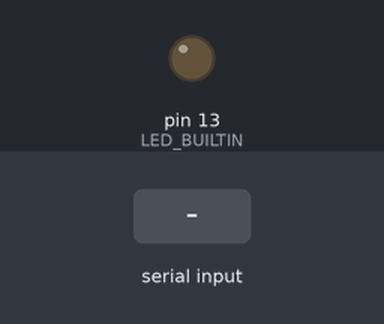
Bench run of a sketch on a simulated Arduino Uno, built with avr-gcc and run on an emulated ATmega328P. Parts: output pins drawn as LEDs (lit = HIGH). The inputs (shaded band) are chosen by the test bench.

Above: at 1.2 s.
1.3 s: "N" received over Serial
At 2.4 s:
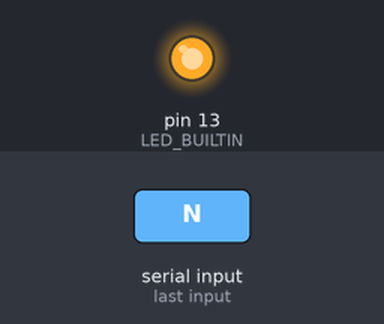
2.8 s: "1" received over Serial
At 3.5 s:
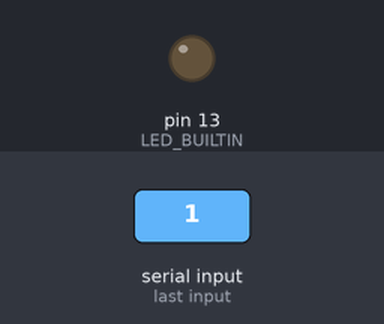
Timing chart, 0 to 5.8 s (numbered marks = the images above; inputs shaded):
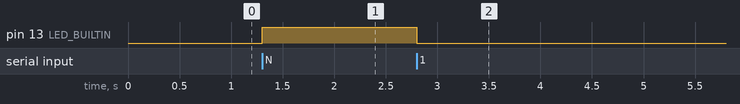

The sketch:

serial_led.ino
```cpp
char ch;//to store serially received data

void setup() {
  //LED pin direction set as output
  pinMode(LED_BUILTIN,OUTPUT);
  //Serial initialization with 9600 baud rate
  Serial.begin(9600);
  //LED init status
  digitalWrite(LED_BUILTIN,LOW);
}

void loop() {
  while(Serial.available()>0)//Check for any serial data
  {
    ch=Serial.read();//read
      if(ch=='N'){
        digitalWrite(LED_BUILTIN,HIGH);//LED on
      }else digitalWrite(LED_BUILTIN,LOW);//LED off
  }
}
```

Measured:
- after the input at 1.3 s, pin 13 (LED_BUILTIN): LOW → HIGH at once
- after the input at 2.8 s, pin 13 (LED_BUILTIN): HIGH → LOW at once
